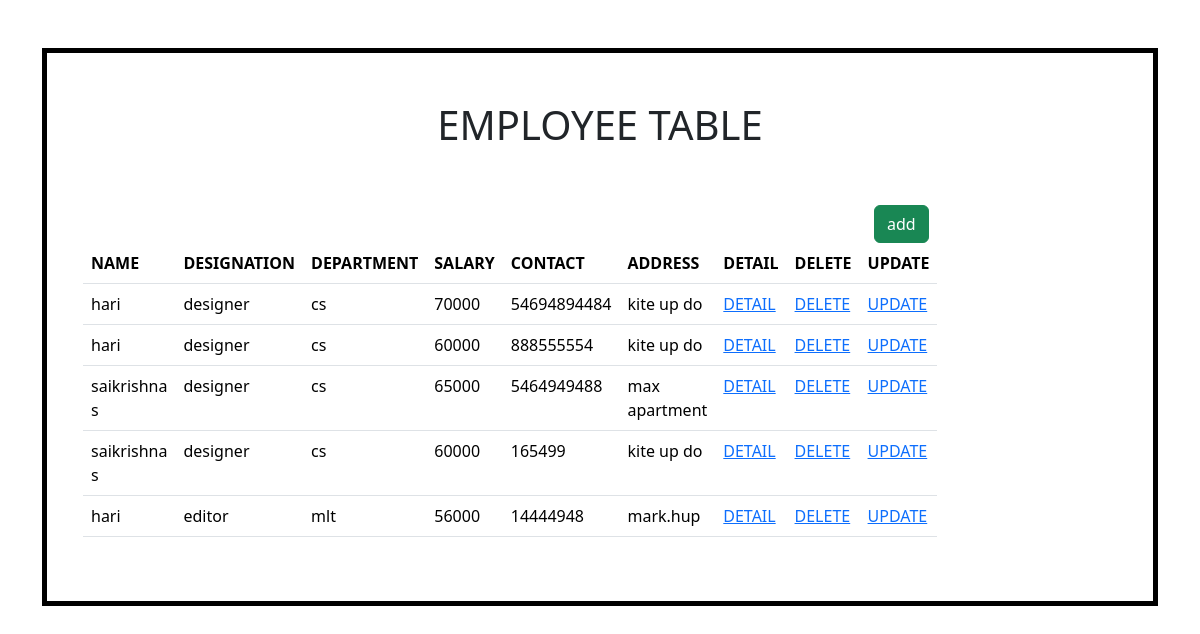
Screenshot of /employee/list/ with the database file from the repository.
### myapp/models.py (models this page shows)
class Employee(models.Model):
    name=models.CharField(max_length=200)
    designation=models.CharField(max_length=200)
    department=models.CharField(max_length=200)
    salary=models.IntegerField()
    contact=models.IntegerField()
    address=models.CharField(max_length=200)

### myapp/views.py (the view)
# urls.py: path("employee/list/",views.EmployeeListView.as_view(),name="employee-list"),
class EmployeeListView(View):
    def get(self,request,*args,**kwargs):
        qs=Employee.objects.all()
        return render(request,"employee_list.html",{"employee":qs})

### myapp/templates/employee_list.html (shortened to what this page needs)
<!DOCTYPE html>
<html lang="en">
<head>
    <link href="https://cdn.jsdelivr.net/npm/bootstrap@5.3.3/dist/css/bootstrap.min.css" rel="stylesheet"
>
</head>
<body>
    <div class="container mt-5">
        <div class="child2">
            <h1 class="text-center mt-5 ">EMPLOYEE TABLE</h1>
        <div class="row">
            <div class="col-10 p-5 mt-">
                <div class="w-100 d-flex justify-content-end ">
                    <a href="{%url 'employee-add'%}" class="btn btn-success">add</a>
                </div>
                <table class="table ">
                    <tr>
                        <th>NAME</th>
                        <th>DESIGNATION</th>
                        <th>DEPARTMENT</th>
                        <th>SALARY</th>
                        <th>CONTACT</th>
                        <th>ADDRESS</th>
                        <th>DETAIL</th>
                        <th>DELETE</th>
                        <th>UPDATE</th>
                    </tr>
                    {%for e in employee%}
                    <tr>
                        <td>{{e.name}}</td>
                        <td>{{e.designation}}</td>
                        <td>{{e.department}}</td>
                        <td>{{e.salary}}</td>
                        <td>{{e.contact}}</td>
                        <td>{{e.address}}</td>
                        <td><a href="{%url 'employee-detail' e.id %}">DETAIL</a></td>
                        <td><a href="{%url 'employee-delete' e.id %}">DELETE</a></td>
                        <td><a href="{%url 'employee-update' e.id %}">UPDATE</a></td>
                    </tr>
                    {%endfor%}
                </table>
            </div>
        </div>
        </div>
    </div>
</body>
</html>

### myapp/templates/employee_list.html (style rules this page uses)
.child2 { border: 5px black solid; }

### rows the page displays
Employee: name "hari", designation "designer", department "cs", salary "70000", contact "54694894484", address "kite up do"
Employee: name "hari", designation "designer", department "cs", salary "60000", contact "888555554", address "kite up do"
Employee: name "saikrishna s", designation "designer", department "cs", salary "65000", contact "5464949488", address "max apartment"
Employee: name "saikrishna s", designation "designer", department "cs", salary "60000", contact "165499", address "kite up do"
Employee: name "hari", designation "editor", department "mlt", salary "56000", contact "14444948", address "mark.hup"
